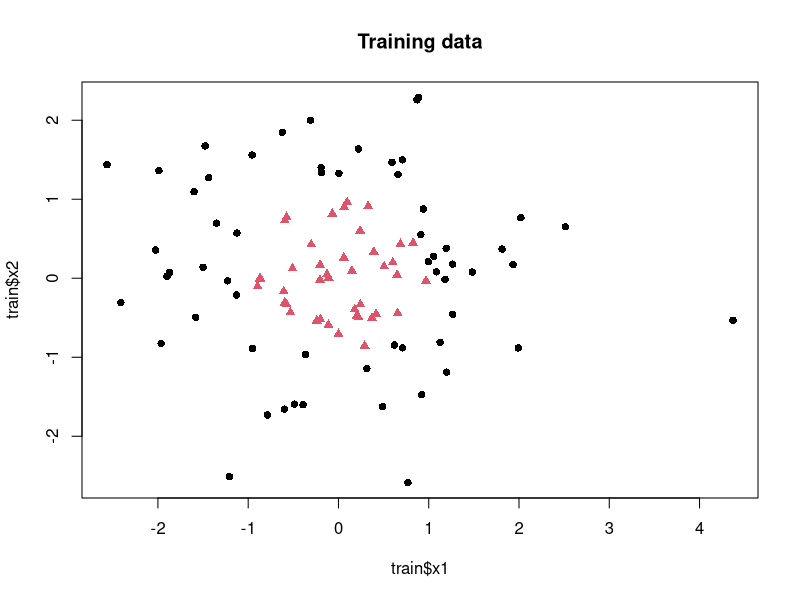
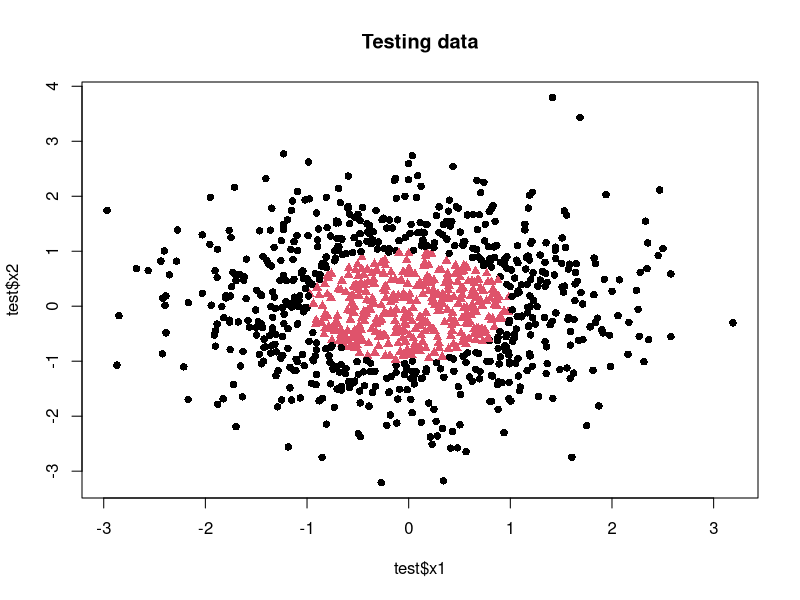
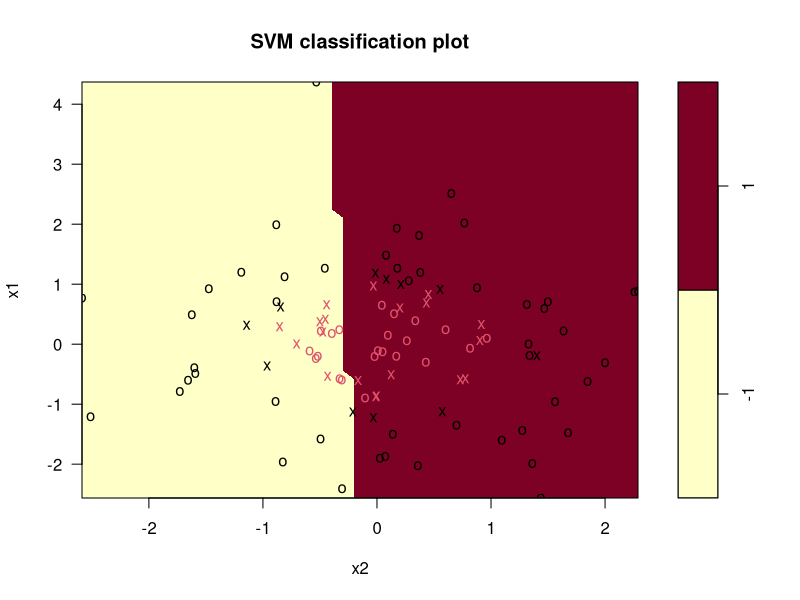
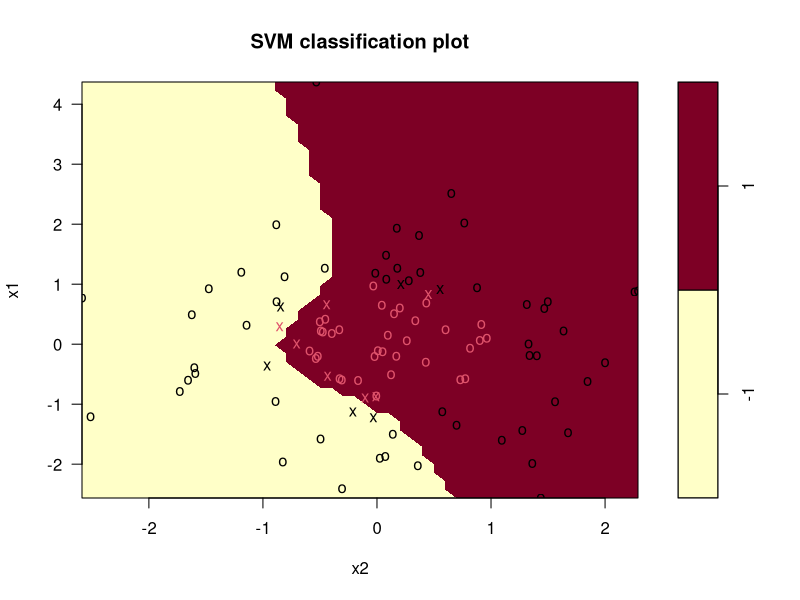
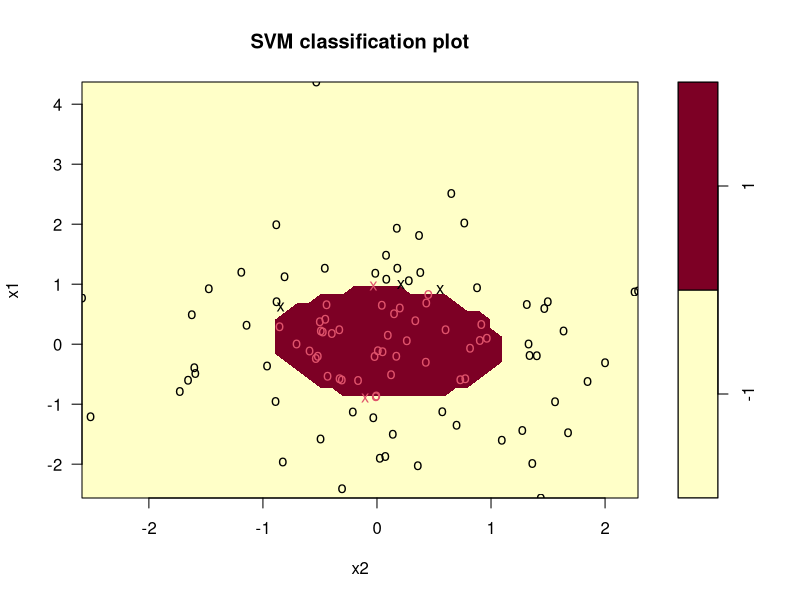
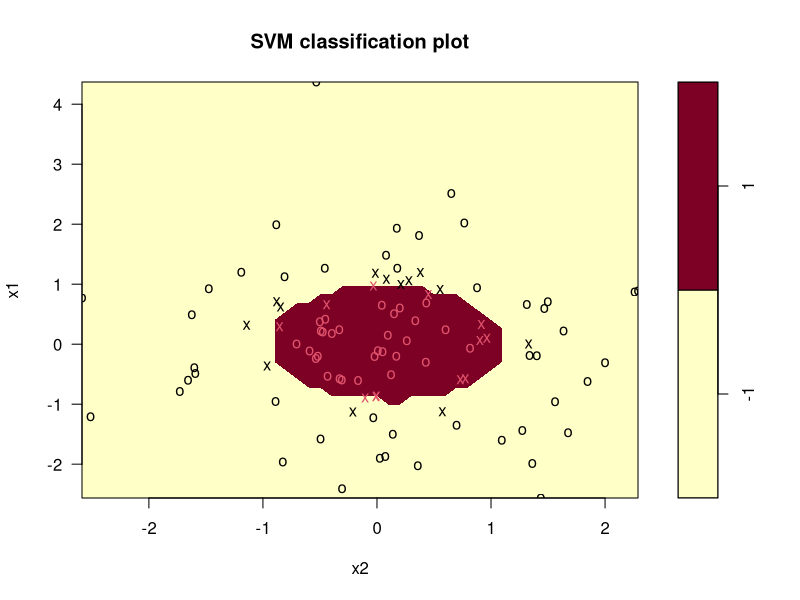
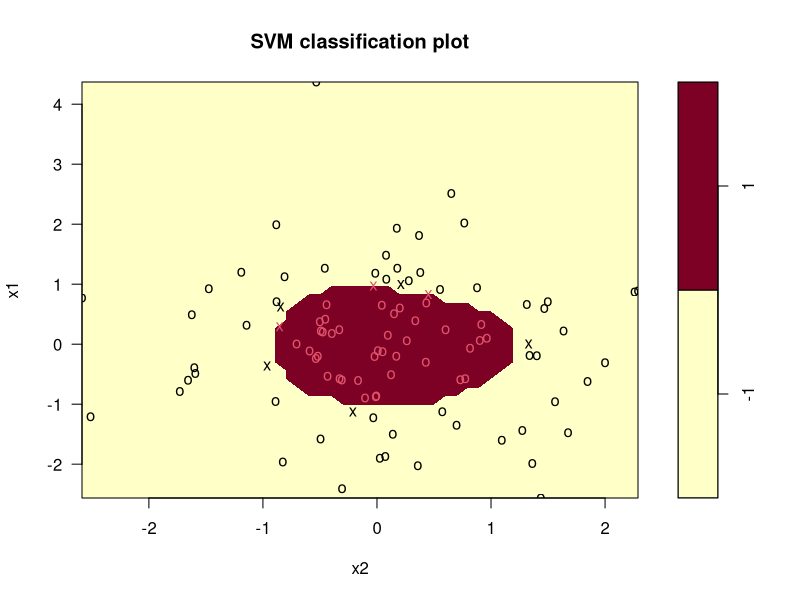
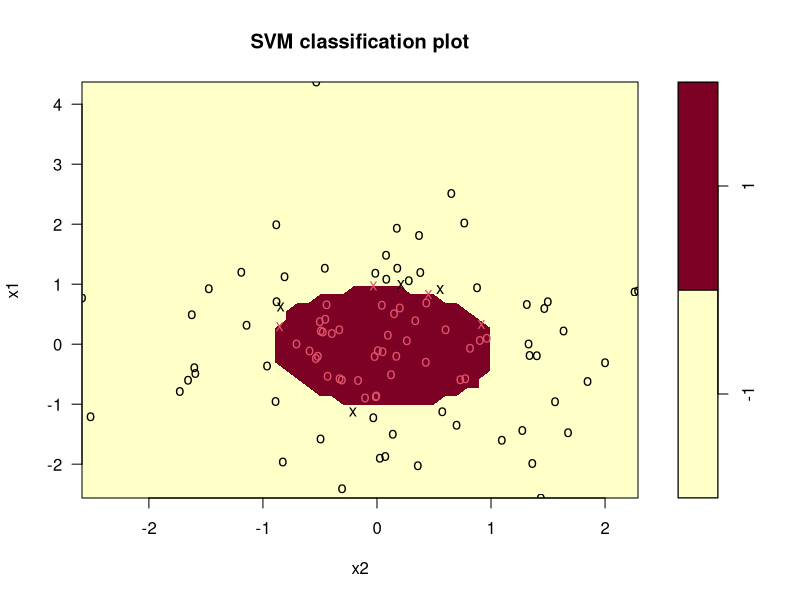

Write R code to recreate these figures, in order.
install.packages('e1071')

get_circle_data = function(n){
  X = matrix(rnorm(2*n),ncol=2)
  Y = as.numeric(X[,1]^2+X[,2]^2<1)
  data.frame(x1=X[,1],x2=X[,2],y=as.factor(ifelse(Y==1,1,-1)))  
}

#Note, you need to have y be a factor for the svm package to realize you're doing classification
library(e1071)

train = get_circle_data(100)
test = get_circle_data(1000)

#Part (a)
#Plot the training and test data. Color the data points by class.
plot(train$x1,train$x2,pch=as.numeric(train$y) + 15,col=train$y, main="Training data")
plot(test$x1,test$x2, pch=as.numeric(test$y) + 15, col=test$y,  main="Testing data")

#Part (b)
svmfit1<-svm(y~., data=train, kernel='linear', cost=1e7)
plot(svmfit1, train)
pred1<-predict(svmfit1, test)
misclass1<-mean(test$y!=pred1)
misclass1

#Part (c)
svmfit2<-svm(y~., data=train, kernel='polynomial', cost=1e7)
plot(svmfit2, train)
pred2<-predict(svmfit2, test)
misclass2<-mean(test$y!=pred2)
misclass2

#Part (d)
svmfit3<-svm(y~., data=train, kernel='polynomial', degree=2, cost=1000)
plot(svmfit3, train)
pred3<-predict(svmfit3, test)
misclass3<-mean(test$y!=pred3)
misclass3

#Part (e) Tuning cost and gamma parameters
tune1<-tune(svm, y~., data=train, kernel='polynomial', degree=2, ranges=list(cost=c(1000, 1e4, 1e5, 1e6, 1e7, 1e8), gamma=c(0.001, 0.005, 0.01, 0.05, 0.1, 1)))
tune1$best.parameters
pred4<-predict(tune1$best.model, test)
misclass4<-mean(test$y!=pred4)
misclass4
plot(tune1$best.model, train)

#Part (f)
svmfit5<-svm(y~., data=train, kernel='radial', cost=1000)
plot(svmfit5, train)
pred5<-predict(svmfit5, test)
misclass5<-mean(test$y!=pred5)
misclass5

#Part (g)
tune2<-tune(svm, y~., data=train, kernel='radial', ranges=list(cost=c(0.1, 1, 10, 100, 1000, 1e4, 1e5, 1e6), gamma=c(0.01, 0.05, 0.1, 0.5, 1, 2, 3)))
tune2$best.parameters
pred6<-predict(tune2$best.model, test)
misclass6<-mean(test$y!=pred6)
misclass6
plot(tune2$best.model, train)

#Part (h) fun with more training data
train1<-get_circle_data(500)

tune3<-tune(svm, y~., data=train1, kernel='radial', ranges=list(cost=c(0.1, 1, 10, 100, 1000, 1e4, 1e5, 1e6), gamma=c(0.01, 0.05, 0.1, 0.5, 1, 2, 3)))
plot(tune3$best.model, train1)
pred7<-predict(tune3$best.model, test)
misclass7<-mean(test$y!=pred7)
misclass7
tune3$best.parameters

tune4<-tune(svm, y~., data=train1, kernel='polynomial', degree=2, ranges=list(cost=c(1000, 1e4, 1e5, 1e6, 1e7, 1e8), gamma=c(0.001, 0.005, 0.01, 0.05, 0.1, 1)))
plot(tune4$best.model, train1)
pred8<-predict(tune4$best.model, test)
misclass8<-mean(test$y!=pred8)
misclass8
tune4$best.parameters
